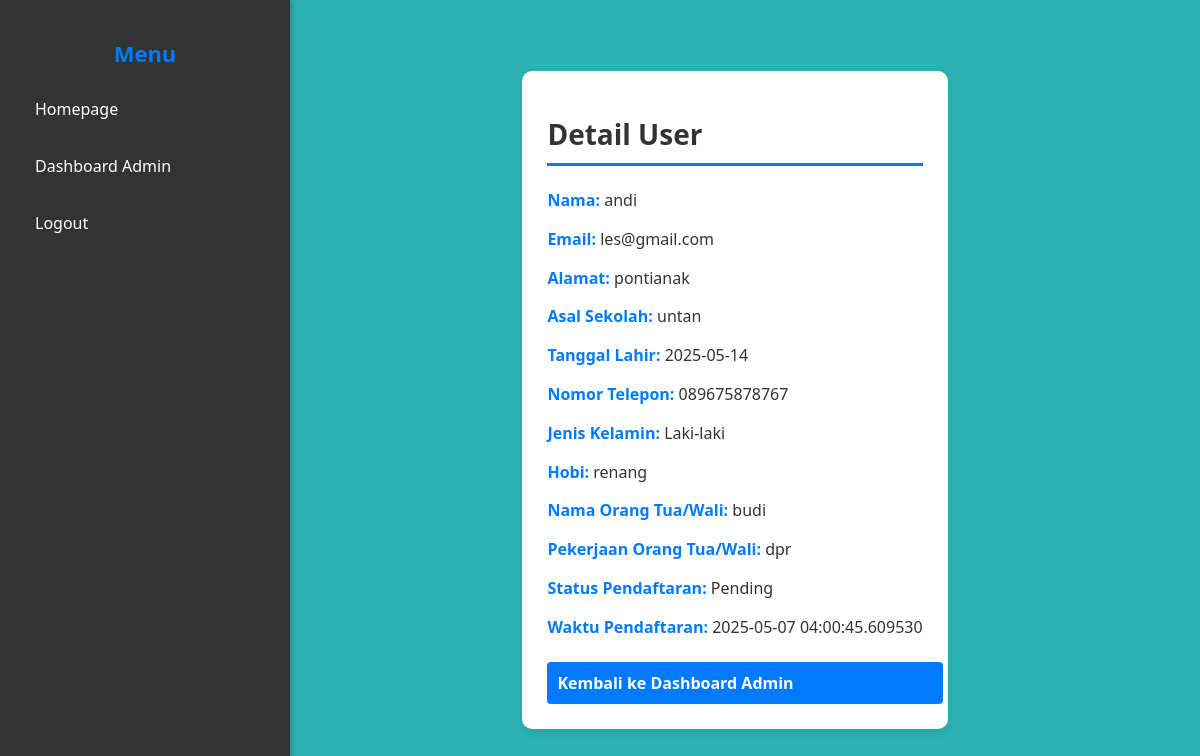
/user_detail/1, run on an earlier commit of the app's database.
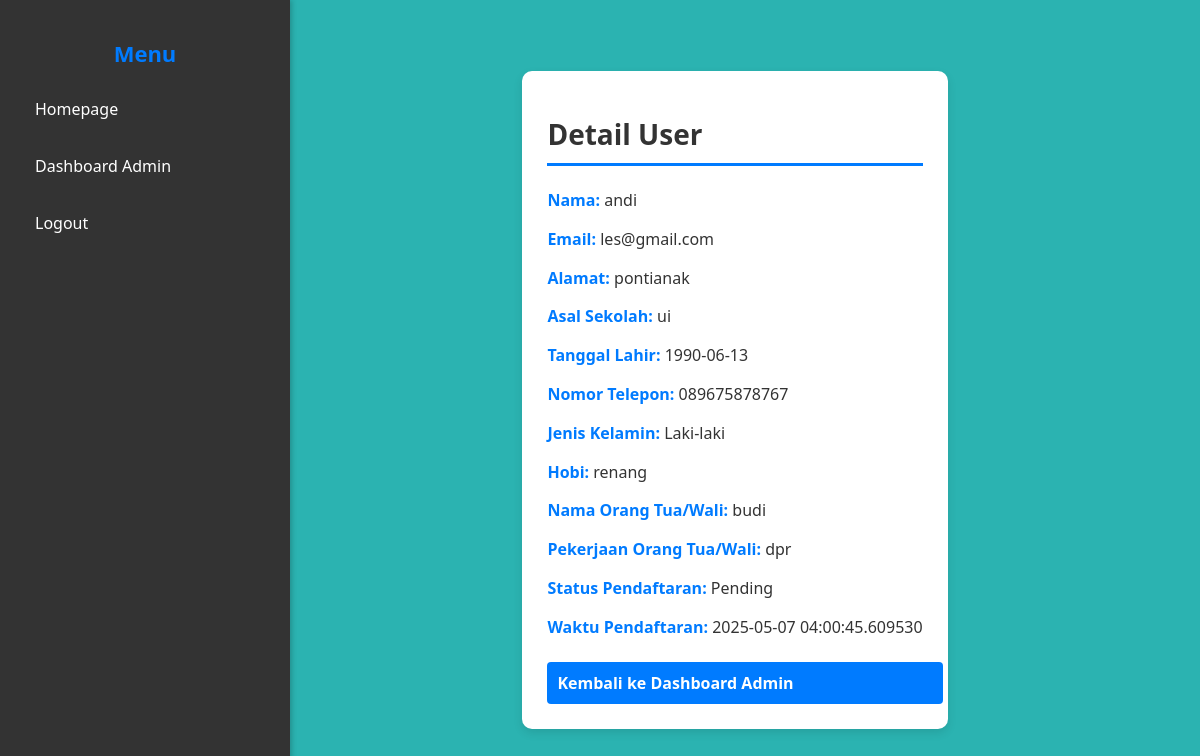
And on a later commit of the database.
### models.py (models this page shows)
class User(db.Model):
    id = db.Column(db.Integer, primary_key=True)
    name = db.Column(db.String(100), nullable=False)
    email = db.Column(db.String(100), unique=True, nullable=False)
    password = db.Column(db.String(100), nullable=False)
    status = db.Column(db.String(20), default='Pending')  # Pending, Approved, Rejected
    school = db.Column(db.String(100), nullable=True)  # Asal sekolah
    address = db.Column(db.String(200), nullable=True)  # Alamat
    birth_date = db.Column(db.Date, nullable=True)  # Tanggal lahir
    phone = db.Column(db.String(15), nullable=True)  # Nomor telepon
    gender = db.Column(db.String(20), nullable=True)  # Jenis kelamin
    hobby = db.Column(db.String(200), nullable=True)  # Hobi
    parent_name = db.Column(db.String(100), nullable=True)  # Nama orang tua/wali
    parent_job = db.Column(db.String(100), nullable=True)  # Pekerjaan orang tua/wali
    created_at = db.Column(db.DateTime, default=datetime.utcnow)  # Waktu pendaftaran

### app.py (the view)
@app.route('/user_detail/<int:user_id>')
def user_detail(user_id):
    user = User.query.get(user_id)
    if not user:
        flash('User tidak ditemukan.')
        return redirect(url_for('dashboard_admin'))
    return render_template('user_detail.html', user=user)

### templates/user_detail.html (shortened to what this page needs)
<!DOCTYPE html>
<html>
<head>
    <link rel="stylesheet" type="text/css" href="{{ url_for('static', filename='css/styles.css') }}">
</head>
<body>
    {% extends "base.html" %}
    {% block content %}
    <div class="container">
        <h1>Detail User</h1>
        <p><strong>Nama:</strong> {{ user.name }}</p>
        <p><strong>Email:</strong> {{ user.email }}</p>
        <p><strong>Alamat:</strong> {{ user.address or 'Belum diisi' }}</p>
        <p><strong>Asal Sekolah:</strong> {{ user.school or 'Belum diisi' }}</p>
        <p><strong>Tanggal Lahir:</strong> {{ user.birth_date or 'Belum diisi' }}</p>
        <p><strong>Nomor Telepon:</strong> {{ user.phone or 'Belum diisi' }}</p>
        <p><strong>Jenis Kelamin:</strong> {{ user.gender or 'Belum diisi' }}</p>
        <p><strong>Hobi:</strong> {{ user.hobby or 'Belum diisi' }}</p>
        <p><strong>Nama Orang Tua/Wali:</strong> {{ user.parent_name or 'Belum diisi' }}</p>
        <p><strong>Pekerjaan Orang Tua/Wali:</strong> {{ user.parent_job or 'Belum diisi' }}</p>
        <p><strong>Status Pendaftaran:</strong> {{ user.status }}</p>
        <p><strong>Waktu Pendaftaran:</strong> {{ user.created_at }}</p>
        <a href="{{ url_for('dashboard_admin') }}" class="btn btn-blue">Kembali ke Dashboard Admin</a>
    </div>
    {% endblock %}

What changed in the data, as far as the page shows it:
changed User "andi": school "untan" → "ui"; birth_date "2025-05-14" → "1990-06-13"
